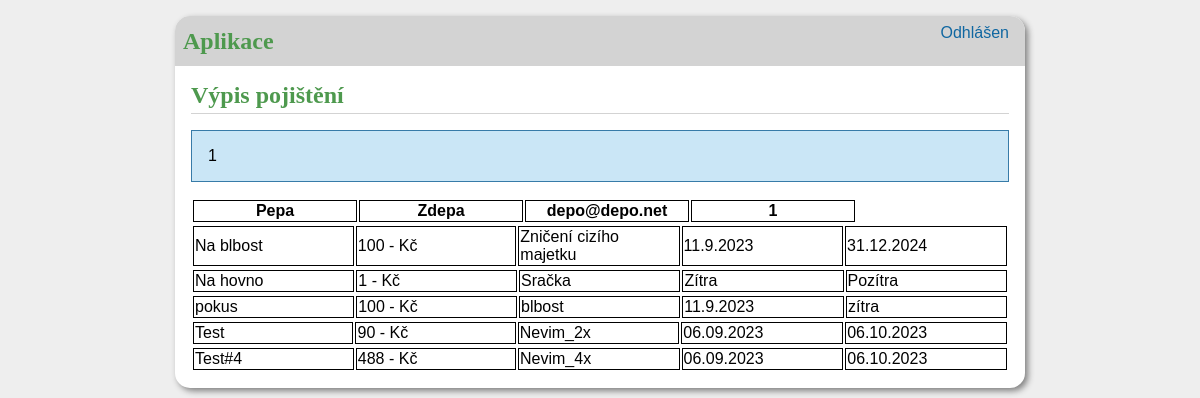
/insurance/1, run on an earlier commit of the app's database.
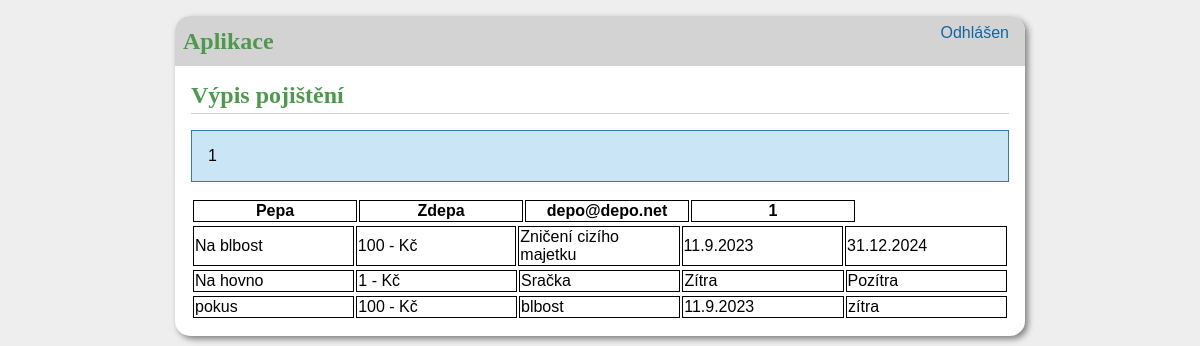
And on a later commit of the database.
### tables this page shows
CREATE TABLE insurance (
id INTEGER PRIMARY KEY AUTOINCREMENT,
user_id INTEGER NOT NULL,
insurance INTEGER NOT NULL,
amound INTEGER NOT NULL,
subject TEXT NOT NULL,
valid_from TEXT NOT NULL,
valid_until TEXT NOT NULL,
FOREIGN KEY (user_id) REFERENCES users (id)
);

### aplikace/insurance.py (the view)
@bp.route('/insurance/<user_id>', methods=('GET', 'POST'))
def list_insurance(user_id):
    db = get_db()
    user = db.execute(
        'SELECT name, surname, email, id FROM users WHERE id = ?', (user_id,)
    ).fetchone()
    posts = db.execute(
        'SELECT * FROM insurance AS i '
        'JOIN users AS u ON u.id = i.user_id '
        'WHERE u.id = ?', (user_id,)
    ).fetchall()
    flash(user_id)
    return render_template('insurance_list.html', posts=posts, user_name=user)

### aplikace/auth.py (called while the page is built)
@bp.before_app_request
def load_logged_in_user():
    user_id = session.get('email')
    if user_id is None:
        g.user = None
    else:
        g.user = get_db().execute(
            'SELECT * FROM administration WHERE email = ?', (user_id,)
        ).fetchone()

### aplikace/db.py (called while the page is built)
def get_db():
    if 'db' not in g:
        g.db = sqlite3.connect(
            current_app.config['DATABASE'],
            detect_types=sqlite3.PARSE_DECLTYPES
        )
        g.db.row_factory = sqlite3.Row
    return g.db

### aplikace/templates/insurance_list.html (shortened to what this page needs)
{% extends 'base.html' %}
{% block header %}
    <h1> {% block title %}Výpis pojištění {% endblock title %}</h1>
{% endblock header %}
{% block content %}
        <table class="tabulka">
            <thead>
                <tr class="radky">
                    <th>{{ user_name['name'] }}</th>
                    <th>{{ user_name['surname'] }}</th>
                    <th>{{ user_name['email'] }}</th>
                    <th>{{ user_name['id'] }}</th>
                </tr>
            </thead>
            {% for post in posts %}
            <table  class="tabulka">
                <tr class="radky">
                    <td>{{ post['insurance'] }}</td>
                    <td>{{ post['amound'] }} - Kč</td>
                    <td>{{ post['subject'] }}</td>
                    <td>{{ post['valid_from'] }}</td>
                    <td>{{ post['valid_until'] }}</td>
                </tr>
            </table>
        </table>
        {% endfor %}
{% endblock content %}

What changed in the data, as far as the page shows it:
no longer on this page (row edited): insurance: insurance "Test", amound "90", subject "Nevim_2x", valid_from "06.09.2023", valid_until "06.10.2023"
no longer on this page (row edited): insurance: insurance "Test#4", amound "488", subject "Nevim_4x", valid_from "06.09.2023", valid_until "06.10.2023"
